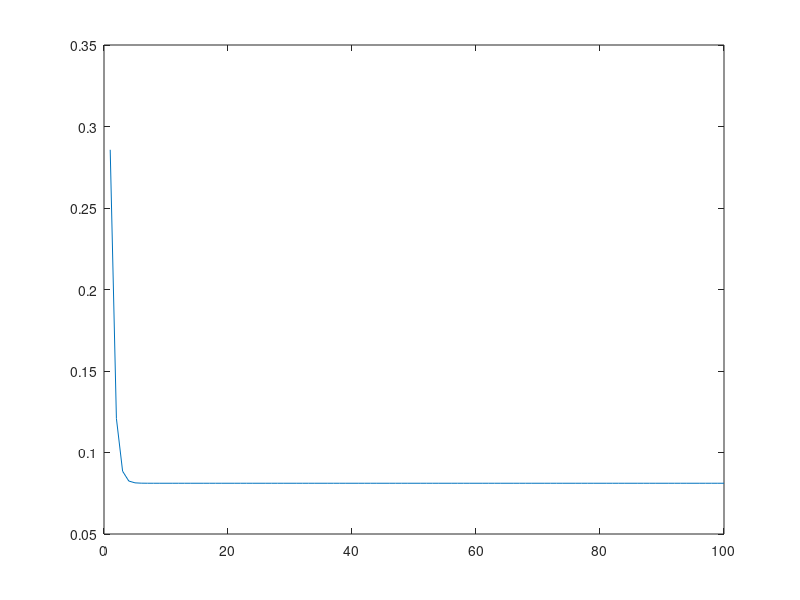

Write MATLAB code to recreate this figure.
f4_iter= @(x) ( ...
    8 .* (x.^4) + 4 .* (x.^3) - 6 .* (x.^2) - x + 1 ...
) ./ ( ...
    3 .* (8 .* (x.^3) + 12.*(x.^2) - 18.*x + 5 ) ...
);


xk = 1;
x = zeros(1, 100);

for i=1:100
   xk = f4_iter(xk);
   x(i) = xk;
   % epsilons(i) = abs(1/2 - x);
end

x

clf()
plot(x);
% epsilons = zeros(1, 100);
% 
% hold all
% clf()
% 
% 
% plot(epsilons);
